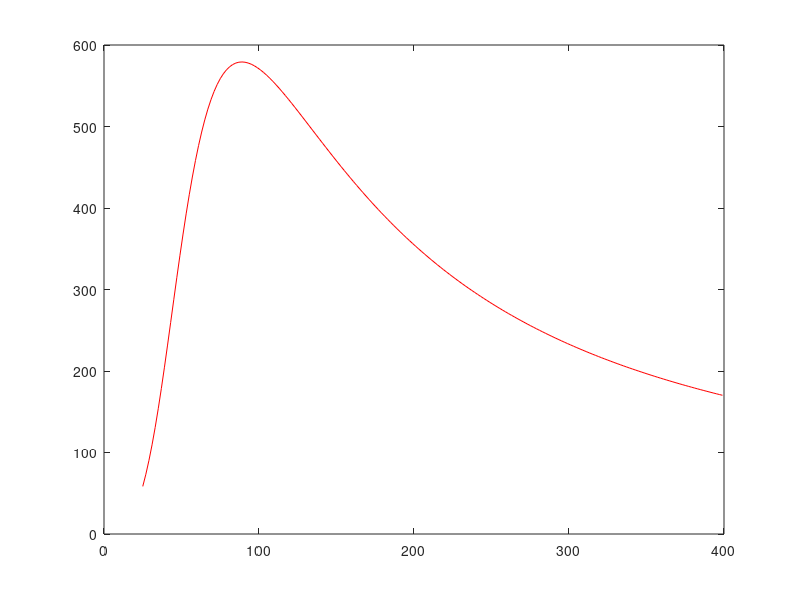

Here is the MATLAB script that generated this plot:
clc; 
clearvars;
% Basic Constants 
eps0 = 8.854e-12;
hbar = 1.05457173e-34;
e = 1.60217657e-19;
m0 = 9.10938291e-31;
x = 0; % Alloy composition  (InxGayAl(1-x-y)N)
y = 1;  
xdash = x;
amu = 1.6605e-27;
kb = 1.38e-23;
% Material Constants
% GaN
%=============
GaN_epss = 9.5*eps0;
GaN_epsinf = 5.35*eps0;
GaN_mstar = 0.27*m0;
GaN_alpha = 0.189/e;
GaN_hwlo = 91.2*1e-3*e;
GaN_Tdebye = 600;
GaN_gamma = 0.5;
GaN_a = 3.16e-10;
GaN_c = 5.18e-10;
GaN_c11 = 390e9;
GaN_c12 = 145e9;
GaN_c44 = 105e9;
GaN_Dac = 8.3 *e;
GaN_Uab = 1.2*e;
GaN_delta = GaN_a/2;
GaN_M = amu*83.7;
GaN_Dens = 6150;
GaN_vol_atom= GaN_M/(GaN_Dens);
GaN_ion_r = GaN_vol_atom^(1/3);
%===============
% InN
%===============
InN_epss = 15.3*eps0;
InN_epsinf = 8.4*eps0;
InN_mstar = 0.115*m0;
InN_alpha = 1.43/e;
InN_hwlo = 89.0*1e-3*e;
InN_Tdebye = 660;
InN_gamma = 0.3;
InN_a = 3.54e-10;
InN_c = 5.76e-10;
InN_c11 = 223e9;
InN_c12 = 115e9;
InN_c44 = 48e9;
InN_Dac = 7.1*e;
InN_Uab = 1.8*e;
InN_delta = InN_a/2;
InN_M = amu*128.8;
InN_Dens = 6810;
InN_vol_atom= InN_M/(InN_Dens);
InN_ion_r = InN_vol_atom^(1/3);
%===============
% AlN
%===============
AlN_epss = 9.14*eps0;
AlN_epsinf = 4.6*eps0;
AlN_mstar = 0.35*m0;
AlN_alpha = 0.044/e;
AlN_hwlo = 99.2*1e-3*e;
AlN_Tdebye = 1150;
AlN_gamma = 0.5;
AlN_a = 3.11e-10;
AlN_c = 4.98e-10;
AlN_c11 = 410e9;
AlN_c12 = 149e9;
AlN_c44 = 125e9;
AlN_Dac = 9.5*e;
AlN_Uab = 2.8*e;
AlN_delta = AlN_a/2;
AlN_M = 40.99*amu;
AlN_Dens = 3266;
AlN_vol_atom= AlN_M/(AlN_Dens);
AlN_ion_r = AlN_vol_atom^(1/3); 
%===============
% Overall Properties
%===============
epss = x*InN_epss+y*GaN_epss+(1-x-y)*AlN_epss;
epsinf = x*InN_epsinf+y*GaN_epsinf+(1-x-y)*AlN_epsinf;
mstar = x*InN_mstar+y*GaN_mstar+(1-x-y)*AlN_mstar;
alpha = x*InN_alpha+y*GaN_alpha+(1-x-y)*AlN_alpha;
hwlo = x*InN_hwlo+y*GaN_hwlo+(1-x-y)*AlN_hwlo; %Optical Phonon Energy 
c = x*InN_c+y*GaN_c+(1-x-y)*AlN_c;
ion_r = x*InN_ion_r+y*GaN_ion_r+(1-x-y)*AlN_ion_r;
Dac = x*InN_Dac+y*GaN_Dac+(1-x-y)*AlN_Dac;
Uab = x*InN_Uab+y*GaN_Uab+(1-x-y)*AlN_Uab;
delta =  x*InN_delta+y*GaN_delta+(1-x-y)*AlN_delta;
M = x*InN_M+y*GaN_M+(1-x-y)*AlN_M;
c11 = (GaN_c11*(GaN_delta)^4)/(delta)^4;
c12 = (GaN_c12*(GaN_delta)^4)/(delta)^4;
c44 = (GaN_c44*(GaN_delta)^4)/(delta)^4;
cL = c11 + (2/5)*(c12 + 2*c44 - c11);
cT = c44 - (1/5)*(c12 + 2*c44 - c11); 
Tdebye = GaN_Tdebye*(GaN_M)^0.5*(GaN_delta)^1.5/((M)^0.5*(delta)^1.5);
Dens = x*InN_Dens+y*GaN_Dens+(1-x-y)*AlN_Dens;
v_L  = sqrt(c11/Dens);
v_T1 = sqrt(c44/Dens);
v_T2 = sqrt ((c11-c12)/(2*Dens));
v = 1/((1/3)*(1/v_L+1/v_T1+1/v_T2));
vol_atom = x*InN_vol_atom+y*GaN_vol_atom+(1-x-y)*AlN_vol_atom;
%=================================================================

%=================================================================
d = 1e-6; %Film thickness   
%=================================================================


%Dislocation Parameters and Alloy Scattering 
%======================================================================
ND = 1e13; %Dislocation density 
ND2 = ND/3;
wt_factor = 0.55; %along the direction of transport 
nu = c12/(c11+c12); 
v_T = (v_T1 + v_T2)/2; 
b_s = 5.18e-10; 
a = 3.16e-10; 
b_e = a*sqrt(2)/3; 
gamma = 0.5; 
psi = 1; 
gamma_mass_scatter = y*(((GaN_M-M)/(M))^2 + 39*((GaN_ion_r-ion_r)/(ion_r))^2)+(1-x-y)*( ((AlN_M-M)/(M))^2 + 39*((AlN_ion_r-ion_r)/(ion_r))^2);
% ======================================================================
Temp = 25:2:400;
%For GaN
P = 1.82e-19;  
Cu = 132;

% For AlN
% P = 3.3e-19;  
% Cu = 382;
for i = 1:length(Temp)
    tau_N_inv    =  (@(X)(P*kb^2*Temp(i)^3*exp(-Cu/Temp(i))*X.^2)/(hbar^2)); %Phonon N Process Scattering
    tau_DC_inv   =  (@(X) (wt_factor*ND*vol_atom^(4/3)*X.^(3)*kb^3*Temp(i)^3)/(hbar^3*v^2)); %Core Dislocation scattering
    tau_S_inv    =  (@(X) (2^(3/2)/3^(7/2))*wt_factor*ND2*b_s^2*gamma^2*X*kb*Temp(i)/hbar);  %Screw Dislocation scattering 
    tau_E_inv    =  (@(X) ((2^(3/2)/3^(7/2))*wt_factor*ND2*b_e^2*gamma^2*X*kb*Temp(i)/hbar)*(0.5 +(1/24)*((1-2*nu)/(1-nu))^2*(1+sqrt(2)*(v_L/v_T)^2)^2)); %Edge Dislocation Scattering 
    tau_M_inv    =  (@(X) ((2^(3/2)/3^(7/2))*wt_factor*ND2*gamma^2*X*kb*Temp(i)/hbar)*(b_s^2 + b_e^2*(0.5 +(1/24)*((1-2*nu)/(1-nu))^2*(1+sqrt(2)*(v_L/v_T)^2)^2))); %Mixed Dislocation Scattering 
    tau_UM_inv    = (@(X) ((vol_atom*kb^4*Temp(i)^4)/(4*pi*v^3*hbar^4))*gamma_mass_scatter*X.^4); %Mass defect scattering                            
    tau_bound_inv =  v/(2.38*d); %Boundary scattering 
    tau_C_inv    =  (@(X) tau_N_inv(X)+tau_UM_inv(X)+tau_bound_inv+psi*(tau_DC_inv(X)+tau_S_inv(X)+tau_E_inv(X)+tau_M_inv(X))); %All scattering processes
    Coeff = kb^4*(Temp(i)^3)/(2*pi^2*hbar^3*v);
    integrand = (@(X)(X.^4.*exp(X))./((exp(X)-1).^2.*tau_C_inv(X)));  
    k1(i) = Coeff*integral(integrand,0,Tdebye/Temp(i)); %Thermal conductivity 
end

plot(Temp,k1,'r');
hold on;


